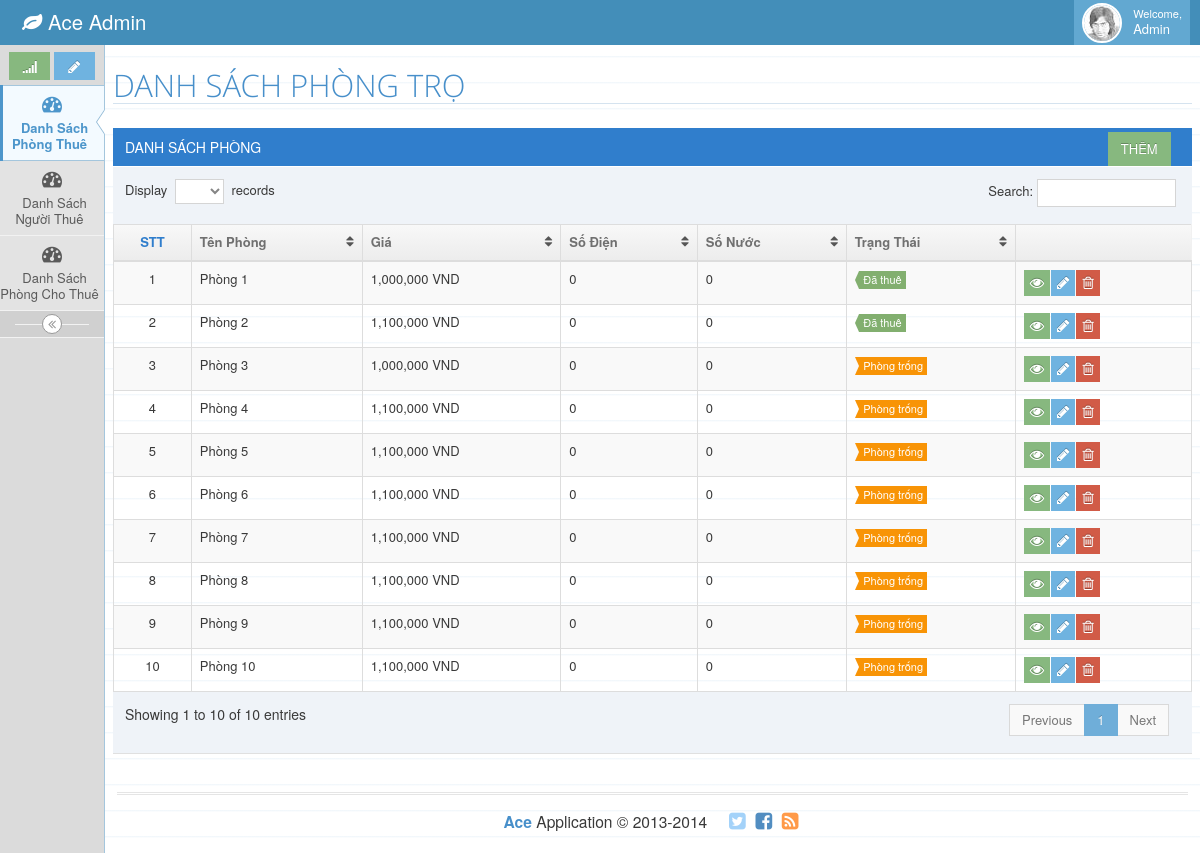
Before: / with the older database file.
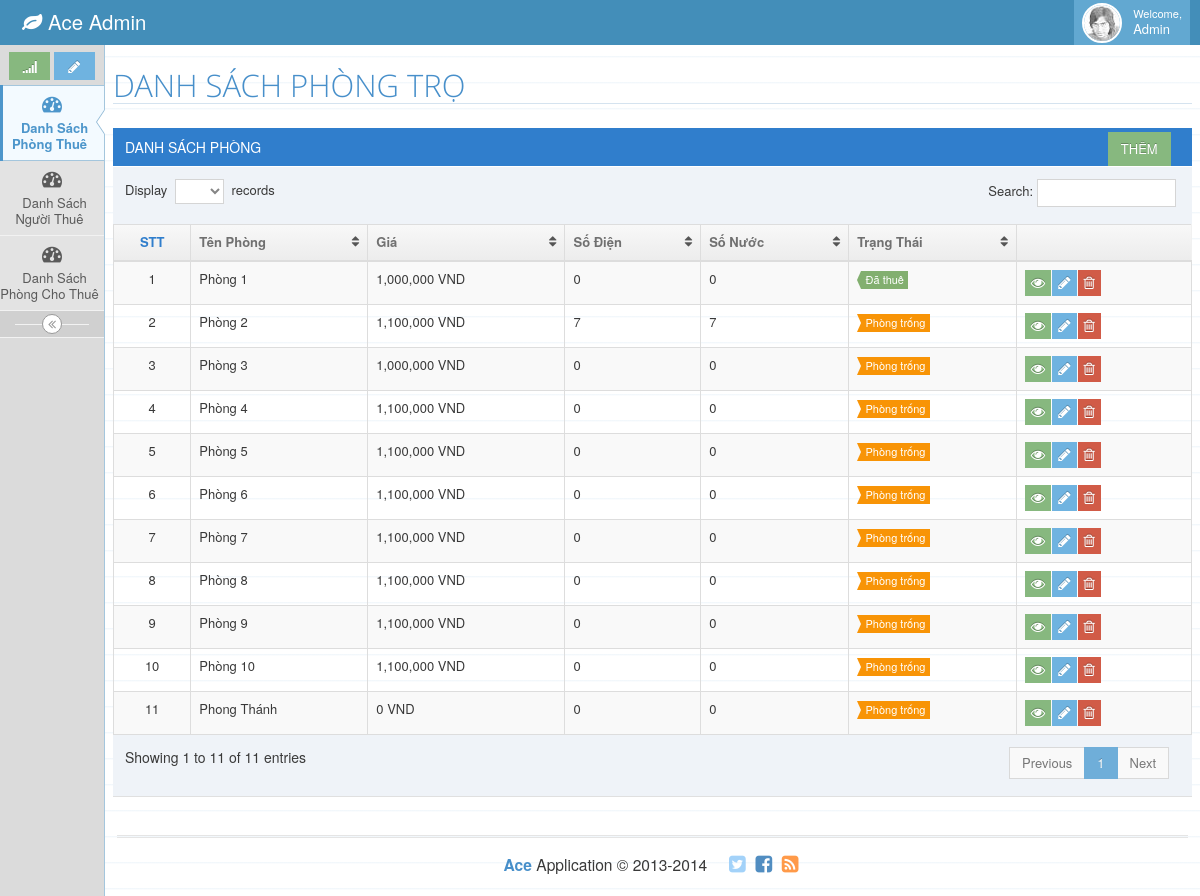
After: the same page with the newer database file.
### tables this page shows
CREATE TABLE `list_room` (
  `ID` int(11) NOT NULL,
  `NAME_ROOM` varchar(50) NOT NULL,
  `PRICE` double NOT NULL,
  `NUMBER_ELECTRIC` int(11) NOT NULL,
  `NUMBER_WATER` int(11) NOT NULL,
  `DECRIPTION` text NOT NULL,
  `STATUS` tinyint(1) NOT NULL,
  `IS_DELETE` int(11) NOT NULL
);

### app/core/Controller.php (called while the page is built, shortened)
<?php
class Controller
{
	public function view($view,$data = [])
	{
		$init_view = new View();
		return $init_view->render($view,$data);
	}
}
 ?>

### app/controller/DanhsachphongController.php (called while the page is built, shortened)
<?php
class DanhsachphongController extends Controller
{
    public function index()
    {
        $room = $this->model('PhongModel');
        $list_room = $room->get_all();
        $this->view('quanlyphong/danhsachphong',['listRoom'=>$list_room]);
    }
}

### app/core/autoload.php (called while the page is built, shortened)
<?php
	$url = isset($_GET['url'])?explode('/',filter_var(rtrim($_GET['url'],'/'),FILTER_SANITIZE_URL)):[];
	Router::route($url);
?>

### index.php (called while the page is built, shortened)
<?php
require_once (ROOT.DS.'app'.DS.'core'.DS.'autoload.php');
?>

### app/core/DB.php (called while the page is built, shortened)
<?php
class DB
{
	private $_pdo,$_query,$_result,$_count = 0, $_lastInsertID = null,$_error = false;
	private function __construct()
	{
		try {
			$this->_pdo = new PDO('mysql:host='.DB_HOST.';dbname='.DB_NAME.';charset=utf8',DB_USERNAME,DB_PASSWORD);
		} catch (PDOException $e) {
			die($e->getMessage());
		}
	}
	public function query($sql,$params = [])
	{
		if ($this->_query = $this->_pdo->prepare($sql)) {
			$stt = 1;
			foreach ($params as $param) {
				$this->_query->bindValue($stt,$param);
				$stt ++;
			}
		}
		if ($this->_query->execute()) {
			$this->_result = $this->_query->fetchAll(PDO::FETCH_CLASS);
		}else {
			$this->_error = true;
		}
		return $this;
	}
}
 ?>

### app/core/Model.php (called while the page is built, shortened)
<?php
class Model
{
    protected $_db, $table, $_modelName,$_columnName=[];
    public function __construct() {
        $this->_db = DB::getInstance();
    }
    public function get_all($params = [])
    {
        $sql = "SELECT * FROM {$this->table}";
        $results = $this->_db->query($sql,$params);
        if ( ! $results->error()) {
            return $results->results();
        }
        return $results;
    }
}

### app/lib/helpers/helpers.php (called while the page is built, shortened)
<?php
function url($url='',$params=[])
{
    $urlString = '';
    if (! empty($url) && $url !='/') {
        $url = trim($url,'/');
        $urlArr = explode('/',$url);
        if(count($urlArr) == 1) {
            array_push($urlArr,'index');
        }
        $urlString = implode(DS,$urlArr);
        if (! empty($params)) {
            foreach ($params as $value) {
                $urlString .= DS.$value;
            }
        }
    }
    return ('/'.$urlString);
}

### app/view/quanlyphong/danhsachphong.php (the view, shortened to what the changed rows need)
<div class="row">
    <div class="row">
        <div class="col-xs-12">
            <h1 class="header smaller lighter blue">DANH SÁCH PHÒNG TRỌ</h1>
            <div class="clearfix">
            </div>
            <div class="table-header">
                DANH SÁCH PHÒNG
                <div style="float: right; margin:0% 2% 0 0;">
                </div>
            </div>
            <div>
                <table id="dynamic-table" class="table table-striped table-bordered table-hover">
                    <thead>
                        <tr>
                            <th class="center">
                                STT
                            </th>
                            <th>Tên Phòng</th>
                            <th>Giá</th>
                            <th>Số Điện</th>
                            <th>Số Nước</th>
                            <th>Trạng Thái</th>
                            <th></th>
                        </tr>
                    </thead>
                    <tbody>
                        <?php
                        $stt = 1;
                        foreach ($listRoom as $key => $room) {
                            ?>
                        <tr>
                            <td class="center"><?= $stt; ?></td>
                            <td><?= $room->NAME_ROOM; ?></td>
                            <td><?= number_format($room->PRICE) . ' VND'; ?></td>
                            <td><?= $room->NUMBER_ELECTRIC; ?></td>
                            <td><?= $room->NUMBER_WATER; ?></td>
                            <td>
                                <span class="label label-sm <?= ($room->STATUS == 1) ? 'label-success arrowed arrowed-righ' : 'label-warning arrowed-in' ?> "><?= ($room->STATUS == 1) ? 'Đã thuê' : 'Phòng trống' ?></span>
                            </td>
                            <td>
                                <div class="hidden-sm hidden-xs btn-group">
                                    <button class="btn btn-xs btn-success">
                                        <a href="<?= url('DanhsachphongController/romdetail',[$room->ID]);?>" style="color: #fff;"><i class="ace-icon fa fa-eye bigger-120"></i></a>
                                    </button>
                                    <button class="btn btn-xs btn-info" >
                                    <a href="<?= url('DanhsachphongController/editview',[$room->ID]);?>" style="color: #fff;"><i class="ace-icon fa fa-pencil bigger-120"></i></a>
                                    </button>
                                    <button class="btn btn-xs btn-danger">
                                        <a href="<?= url('DanhsachphongController/deleteRoom',[$room->ID]);?>" style="color: #fff;">
                                            <i class="ace-icon fa fa-trash-o bigger-120"></i>
                                        </a>
                                    </button>
                                </div>
                            </td>
                        </tr>
                        <?php
                            $stt++;
                        }
                        ?>
                    </tbody>
                </table>
            </div>
        </div>
    </div>
</div>

Changed rows visible on the page:
changed list_room "Phòng 2": NUMBER_ELECTRIC "0" → "7"; NUMBER_WATER "0" → "7"; STATUS "Đã thuê" → "Phòng trống"
added list_room: NAME_ROOM "Phong Thánh", PRICE "0", NUMBER_ELECTRIC "0", NUMBER_WATER "0", STATUS "Phòng trống"
Other visible differences:
text written by a page script: "Display records Search: Showing 1 to 10 of 10 entries Previous 1 Next" → "Display records Search: Showing 1 to 11 of 11 entries Previous 1 Next"
